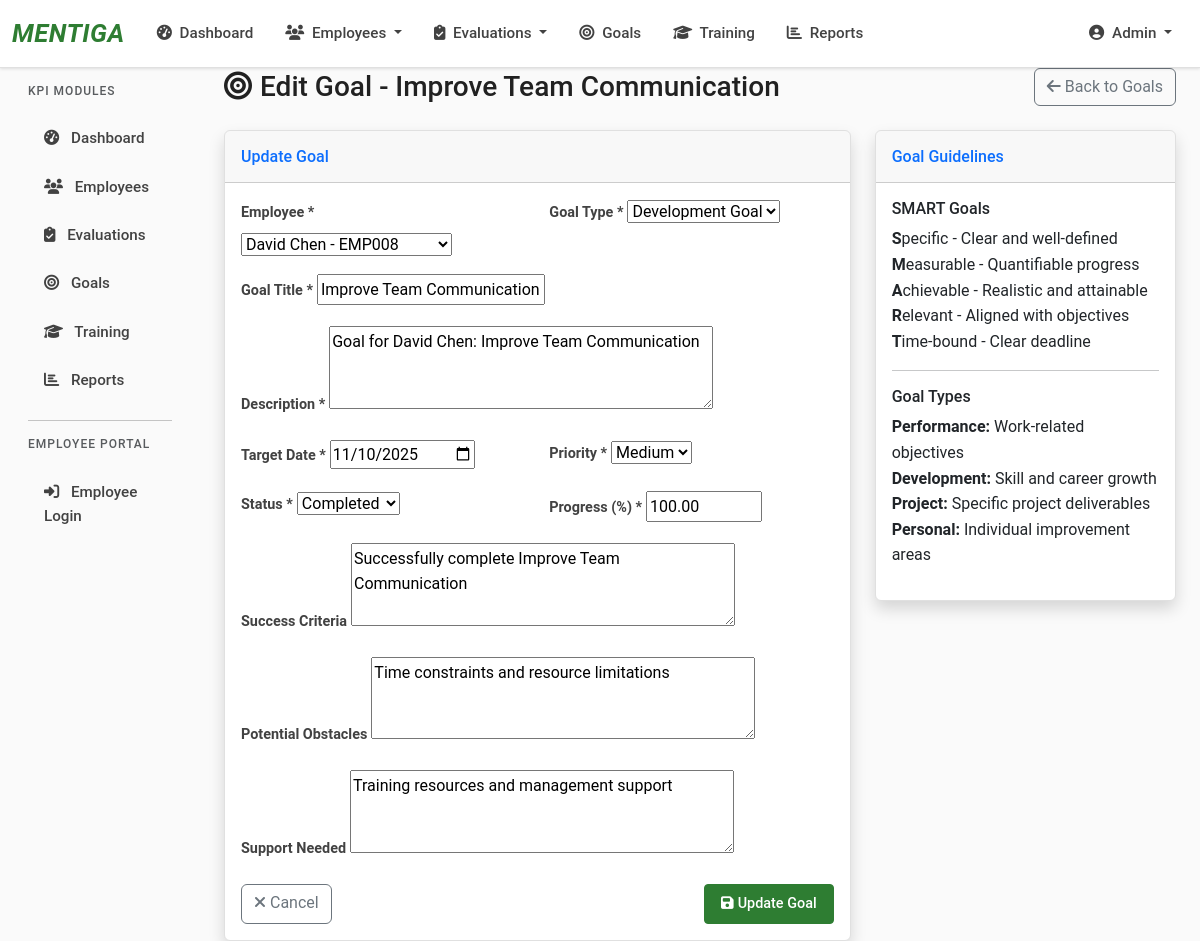
/employee/goals/24/edit/ (signed in), run on the app's committed database.
### KPI/models.py (models this page shows, shortened)
class Employee(models.Model):
    EMPLOYEE_STATUS = [
        ('active', 'Active'),
        ('inactive', 'Inactive'),
        ('terminated', 'Terminated'),
        ('probation', 'Probation'),
        ('contract', 'Contract'),
    ]
    GENDER_CHOICES = [
        ('M', 'Male'),
        ('F', 'Female'),
        ('O', 'Other'),
    ]
    user = models.OneToOneField(User, on_delete=models.CASCADE, null=True, blank=True)
    employee_id = models.CharField(max_length=20, unique=True)
    first_name = models.CharField(max_length=100)
    last_name = models.CharField(max_length=100)
    email = models.EmailField()
    phone = models.CharField(max_length=20, blank=True)
    department = models.ForeignKey(Department, on_delete=models.CASCADE)
    position = models.CharField(max_length=100)
    hire_date = models.DateField()
    status = models.CharField(max_length=20, choices=EMPLOYEE_STATUS, default='active')
    manager = models.ForeignKey('self', on_delete=models.SET_NULL, null=True, blank=True)
    gender = models.CharField(max_length=1, choices=GENDER_CHOICES, blank=True)
    date_of_birth = models.DateField(null=True, blank=True)
    address = models.TextField(blank=True)
    emergency_contact = models.CharField(max_length=100, blank=True)
    emergency_phone = models.CharField(max_length=20, blank=True)
    salary = models.DecimalField(max_digits=10, decimal_places=2, null=True, blank=True)
    created_at = models.DateTimeField(auto_now_add=True)
    def __str__(self):
        return f"{self.first_name} {self.last_name} - {self.employee_id}"
    class Meta:
        ordering = ['first_name', 'last_name']

class Goal(models.Model):
    GOAL_STATUS = [
        ('pending', 'Pending'),
        ('in_progress', 'In Progress'),
        ('completed', 'Completed'),
        ('overdue', 'Overdue'),
        ('cancelled', 'Cancelled'),
    ]
    GOAL_TYPES = [
        ('performance', 'Performance Goal'),
        ('development', 'Development Goal'),
        ('project', 'Project Goal'),
        ('personal', 'Personal Goal'),
    ]
    employee = models.ForeignKey(Employee, on_delete=models.CASCADE)
    title = models.CharField(max_length=200)
    description = models.TextField()
    goal_type = models.CharField(max_length=20, choices=GOAL_TYPES, default='performance')
    target_date = models.DateField()
    status = models.CharField(max_length=20, choices=GOAL_STATUS, default='pending')
    progress = models.DecimalField(max_digits=5, decimal_places=2, default=0, validators=[MinValueValidator(0), MaxValueValidator(100)])
    priority = models.CharField(max_length=20, choices=[('low', 'Low'), ('medium', 'Medium'), ('high', 'High')], default='medium')
    success_criteria = models.TextField(blank=True)
    obstacles = models.TextField(blank=True)
    support_needed = models.TextField(blank=True)
    created_at = models.DateTimeField(auto_now_add=True)
    updated_at = models.DateTimeField(auto_now=True)
    class Meta:
        ordering = ['-created_at']

### KPI/views.py (the view)
# urls.py: path('goals/<int:goal_id>/edit/', views.goal_edit, name='goal_edit'),
@login_required
def goal_edit(request, goal_id):
    goal = get_object_or_404(Goal, id=goal_id)
    if request.method == 'POST':
        form = GoalForm(request.POST, instance=goal)
        if form.is_valid():
            goal = form.save()
            messages.success(request, f'Goal "{goal.title}" updated successfully.')
            return redirect('KPI:goal_detail', goal_id=goal.id)
    else:
        form = GoalForm(instance=goal)
    context = {
        'form': form,
        'goal': goal,
        'title': f'Edit Goal - {goal.title}',
        'action': 'Update'
    }
    return render(request, 'KPI/goal_form.html', context)

### KPI/forms.py
class GoalForm(forms.ModelForm):
    class Meta:
        model = Goal
        fields = [
            'employee', 'title', 'description', 'goal_type', 'target_date',
            'status', 'progress', 'priority', 'success_criteria',
            'obstacles', 'support_needed'
        ]
        widgets = {
            'target_date': forms.DateInput(attrs={'type': 'date'}),
            'description': forms.Textarea(attrs={'rows': 3}),
            'success_criteria': forms.Textarea(attrs={'rows': 3}),
            'obstacles': forms.Textarea(attrs={'rows': 3}),
            'support_needed': forms.Textarea(attrs={'rows': 3}),
            'progress': forms.NumberInput(attrs={'min': '0', 'max': '100', 'step': '0.01'}),
        }

### KPI/templates/KPI/goal_form.html (shortened to what this page needs)
{% extends 'KPI/base.html' %}
{% load static %}
{% block content %}
<div class="container-fluid">
    <div class="d-sm-flex align-items-center justify-content-between mb-4">
        <h1 class="h3 mb-0 text-gray-800">
            <i class="fas fa-bullseye me-2"></i>{{ title }}
        </h1>
        <a href="{% url 'KPI:goal_list' %}" class="btn btn-outline-secondary">
            <i class="fas fa-arrow-left me-1"></i>Back to Goals
        </a>
    </div>
    <div class="row">
        <div class="col-lg-8">
            <div class="card shadow">
                <div class="card-header py-3">
                    <h6 class="m-0 font-weight-bold text-primary">{{ action }} Goal</h6>
                </div>
                <div class="card-body">
                    <form method="post">
                        <div class="row">
                            <div class="col-md-6">
                                <div class="mb-3">
                                    <label for="{{ form.employee.id_for_label }}" class="form-label">Employee *</label>
                                    {{ form.employee }}
                                </div>
                            </div>
                            <div class="col-md-6">
                                <div class="mb-3">
                                    <label for="{{ form.goal_type.id_for_label }}" class="form-label">Goal Type *</label>
                                    {{ form.goal_type }}
                                </div>
                            </div>
                        </div>
                        <div class="mb-3">
                            <label for="{{ form.title.id_for_label }}" class="form-label">Goal Title *</label>
                            {{ form.title }}
                        </div>
                        <div class="mb-3">
                            <label for="{{ form.description.id_for_label }}" class="form-label">Description *</label>
                            {{ form.description }}
                        </div>
                        <div class="row">
                            <div class="col-md-6">
                                <div class="mb-3">
                                    <label for="{{ form.target_date.id_for_label }}" class="form-label">Target Date *</label>
                                    {{ form.target_date }}
                                </div>
                            </div>
                            <div class="col-md-6">
                                <div class="mb-3">
                                    <label for="{{ form.priority.id_for_label }}" class="form-label">Priority *</label>
                                    {{ form.priority }}
                                </div>
                            </div>
                        </div>
                        <div class="row">
                            <div class="col-md-6">
                                <div class="mb-3">
                                    <label for="{{ form.status.id_for_label }}" class="form-label">Status *</label>
                                    {{ form.status }}
                                </div>
                            </div>
                            <div class="col-md-6">
                                <div class="mb-3">
                                    <label for="{{ form.progress.id_for_label }}" class="form-label">Progress (%) *</label>
                                    {{ form.progress }}
                                </div>
                            </div>
                        </div>
                        <div class="mb-3">
                            <label for="{{ form.success_criteria.id_for_label }}" class="form-label">Success Criteria</label>
                            {{ form.success_criteria }}
                        </div>
                        <div class="mb-3">
                            <label for="{{ form.obstacles.id_for_label }}" class="form-label">Potential Obstacles</label>
                            {{ form.obstacles }}
                        </div>
                        <div class="mb-3">
                            <label for="{{ form.support_needed.id_for_label }}" class="form-label">Support Needed</label>
                            {{ form.support_needed }}
                        </div>
                        <div class="d-flex justify-content-between">
                            <a href="{% url 'KPI:goal_list' %}" class="btn btn-outline-secondary">
                                <i class="fas fa-times me-1"></i>Cancel
                            </a>
                            <button type="submit" class="btn btn-primary">
                                <i class="fas fa-save me-1"></i>{{ action }} Goal
                            </button>
                        </div>
                    </form>
                </div>
            </div>
        </div>
        <div class="col-lg-4">
            <div class="card shadow">
                <div class="card-header py-3">
                    <h6 class="m-0 font-weight-bold text-primary">Goal Guidelines</h6>
                </div>
                <div class="card-body">
                    <h6 class="font-weight-bold">SMART Goals</h6>
                    <ul class="list-unstyled">
                        <li><strong>S</strong>pecific - Clear and well-defined</li>
                        <li><strong>M</strong>easurable - Quantifiable progress</li>
                        <li><strong>A</strong>chievable - Realistic and attainable</li>
                        <li><strong>R</strong>elevant - Aligned with objectives</li>
                        <li><strong>T</strong>ime-bound - Clear deadline</li>
                    </ul>
                    <hr>
                    <h6 class="font-weight-bold">Goal Types</h6>
                    <ul class="list-unstyled">
                        <li><strong>Performance:</strong> Work-related objectives</li>
                        <li><strong>Development:</strong> Skill and career growth</li>
                        <li><strong>Project:</strong> Specific project deliverables</li>
                        <li><strong>Personal:</strong> Individual improvement areas</li>
                    </ul>
                </div>
            </div>
        </div>
    </div>
</div>
{% endblock %}

### KPI/templates/KPI/base.html (style rules this page uses)
:root { --mentiga-green: #2E7D32; --mentiga-dark-green: #1B5E20; --mentiga-light-green: #A5D6A7; --mentiga-blue: #1565C0; --mentiga-dark-blue: #0D47A1; --mentiga-gray: #424242; --mentiga-light-gray: #757575; }
body { font-family: 'Roboto', 'Segoe UI', Tahoma, Geneva, Verdana, sans-serif; background-color: #FAFAFA; color: #212121; line-height: 1.6; }
.btn-primary { background-color: var(--mentiga-green); border-color: var(--mentiga-green); font-weight: 500; font-size: 0.9rem; padding: 0.5rem 1rem; border-radius: 4px; transition: all 0.2s ease; }
.card { border: 1px solid #E0E0E0; box-shadow: 0 1px 3px rgba(0,0,0,0.08); border-radius: 6px; }
.form-label { font-weight: 600; color: var(--mentiga-gray); margin-bottom: 0.5rem; font-size: 0.9rem; }

### data on the page
Employee: employee "David Chen - EMP008"
Goal: goal_type "Development Goal", title "Improve Team Communication", description "Goal for David Chen: Improve Team Communication", target_date "11/10/2025", priority "Medium", status "Completed", progress "100.00", success_criteria "Successfully complete Improve Team Communication", obstacles "Time constraints and resource limitations", support_needed "Training resources and management support"

### other printed values
{{ title }} "Edit Goal - Improve Team Communication"
{{ action }} "Update"
